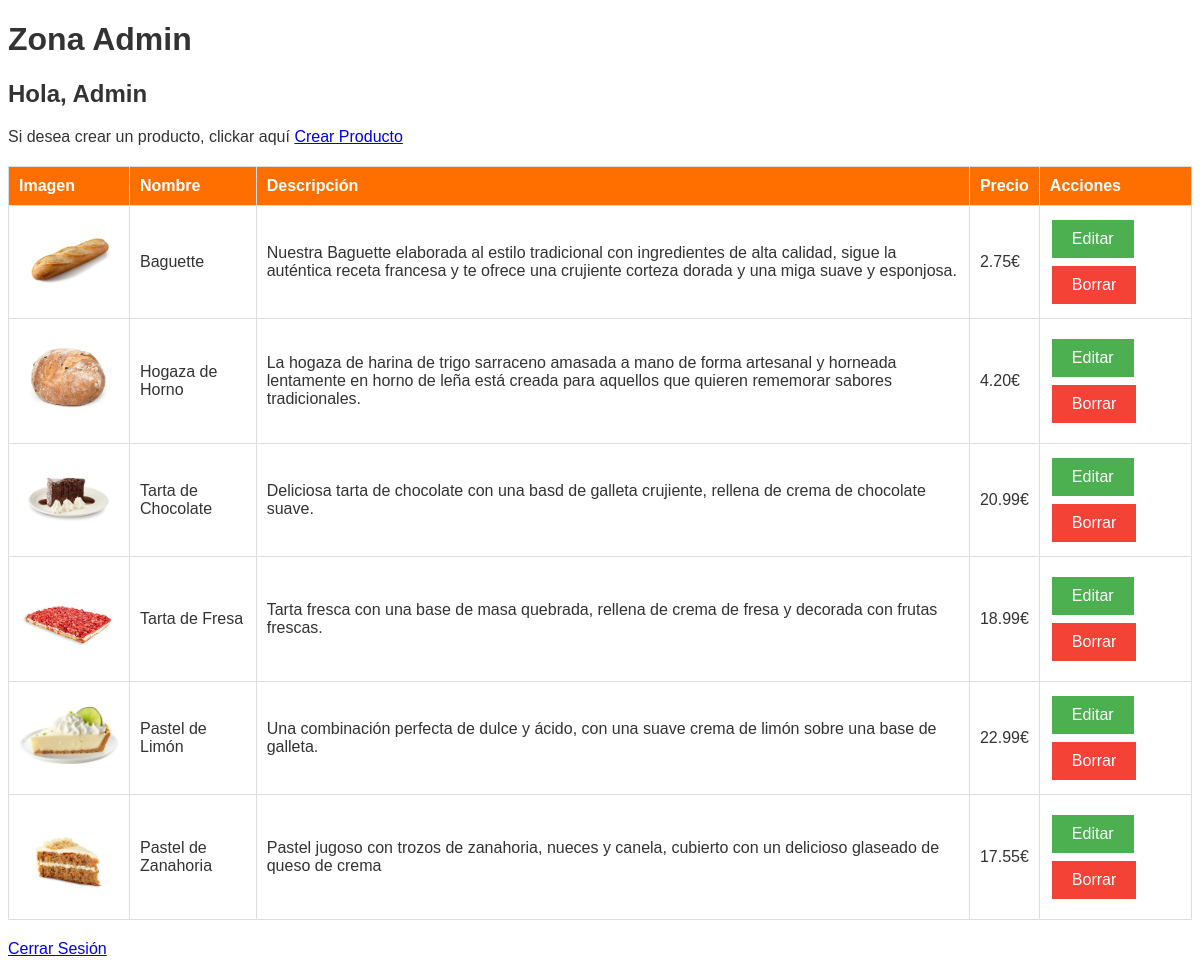
Page /admin/index.php (signed in) on the committed database.
### tables this page shows
CREATE TABLE `productos` (
  `id` int NOT NULL AUTO_INCREMENT,
  `nombre` varchar(45) DEFAULT NULL,
  `descripcion` varchar(255) DEFAULT NULL,
  `precio` decimal(4,2) DEFAULT NULL,
  `categorias_id` int NOT NULL,
  `imagen` longblob NOT NULL,
  PRIMARY KEY (`id`),
  KEY `fk_Productos_Categorias_idx` (`categorias_id`),
  CONSTRAINT `fk_Productos_Categorias` FOREIGN KEY (`categorias_id`) REFERENCES `categorias` (`id`)
);

### admin/index.php (the view, shortened to what this page needs)
<?php
function listarPanaderia()
{
    $bd = conectarDB();
    $consulta = $bd->prepare("SELECT id, nombre, descripcion, precio, imagen FROM productos");
    $consulta->execute();
    $resultado = $consulta->get_result();
    ?>
    <table>
        <h1>Zona Admin</h1>
        <h2>Hola,
            <?php echo $_SESSION['nombre'] ?>
        </h2>
        <p>Si desea crear un producto, clickar aquí <a href="./propiedades/crear.php">Crear Producto</a></p>
        <thead>
        <tr>
            <th>Imagen</th>
            <th>Nombre</th>
            <th>Descripción</th>
            <th>Precio</th>
            <th>Acciones</th>
        </tr>
    </thead>
        <?php while ($row = $resultado->fetch_assoc()): ?>
            <tr>
                <?php
                if (!empty($row['imagen'])) {
                    echo "<td><img src='../imagenes/" . $row['imagen'] . "' width='100'></td>";
                } else {
                    echo "<td><img src='https://via.placeholder.com/150' width='100'></td>";
                }
                ?>
                <td>
                    <?= $row['nombre'] ?>
                </td>
                <td>
                    <?= $row['descripcion'] ?>
                </td>
                <td>
                    <?= $row['precio'] ?>€
                </td>
                <td>
                    <form action='./propiedades/actualizar.php?id=<?= $row['id'] ?>' method='post' style='display: inline;'>
                        <button type='submit' class='edit' name='editar'>Editar</button>
                    </form>
                    <form action='<?= htmlspecialchars($_SERVER["PHP_SELF"]) ?>' method='post' style='display: inline;'>
                        <button type='submit' class='delete' name='borrar'>Borrar</button>
                    </form>
                </td>
            </tr>
        <?php endwhile; ?>
    </table>
    <?php
}
?>
<!DOCTYPE html>
<html>
<head>
    <link rel="stylesheet" type="text/css" href="../styles/admin.css">
</head>
<body>
    <?php listarPanaderia(); ?>
    <a href='../../index.php?logout=true'>Cerrar Sesión</a>
</body>
</html>

### styles/admin.css (style rules this page uses)
body { font-family: Arial, sans-serif; background-color: #ffffff; color: #333; }
table { width: 100%; border-collapse: collapse; margin: 20px 0; border: 1px solid #ff6f00; }
td, th { border: 1px solid #ddd; padding: 10px; text-align: left; }
th { background-color: #ff6f00; color: white; }
button { border: none; color: white; padding: 10px 20px; text-align: center; text-decoration: none; display: inline-block; font-size: 16px; margin: 4px 2px; cursor: pointer; transition: 0.3s; background-color: #ff6f00; }
.edit { background-color: #4CAF50; }
.delete { background-color: #f44336; }

### rows in the picture
productos: imagen (picture), nombre "Baguette", descripcion "Nuestra Baguette elaborada al estilo tradicional con ingredientes de alta calidad, sigue la auténtica receta francesa y te ofrece una crujiente corteza dorada y una miga suave y esponjosa.", precio "2.75"
productos: imagen (picture), nombre "Hogaza de Horno", descripcion "La hogaza de harina de trigo sarraceno amasada a mano de forma artesanal y horneada lentamente en horno de leña está creada para aquellos que quieren rememorar sabores tradicionales.", precio "4.20"
productos: imagen (picture), nombre "Tarta de Chocolate", descripcion "Deliciosa tarta de chocolate con una basd de galleta crujiente, rellena de crema de chocolate suave.", precio "20.99"
productos: imagen (picture), nombre "Tarta de Fresa", descripcion "Tarta fresca con una base de masa quebrada, rellena de crema de fresa y decorada con frutas frescas.", precio "18.99"
productos: imagen (picture), nombre "Pastel de Limón", descripcion "Una combinación perfecta de dulce y ácido, con una suave crema de limón sobre una base de galleta.", precio "22.99"
productos: imagen (picture), nombre "Pastel de Zanahoria", descripcion "Pastel jugoso con trozos de zanahoria, nueces y canela, cubierto con un delicioso glaseado de queso de crema", precio "17.55"

### other values in the picture
$_SESSION['nombre'] "Admin"
